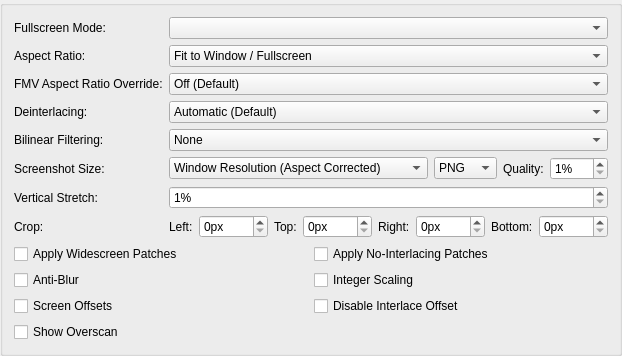
     <widget class="QGroupBox" name="gameDisplayTab">
      <attribute name="title">
       <string>Display</string>
      </attribute>
      <layout class="QFormLayout" name="formLayout_7">
       <item row="0" column="0">
        <widget class="QLabel" name="fsModeLabel">
         <property name="text">
          <string>Fullscreen Mode:</string>
         </property>
        </widget>
       </item>
       <item row="0" column="1">
        <widget class="QComboBox" name="fullscreenModes"/>
       </item>
       <item row="1" column="0">
        <widget class="QLabel" name="aspectRatioLabel">
         <property name="text">
          <string>Aspect Ratio:</string>
         </property>
        </widget>
       </item>
       <item row="1" column="1">
        <widget class="QComboBox" name="aspectRatio">
         <item>
          <property name="text">
           <string>Fit to Window / Fullscreen</string>
          </property>
         </item>
         <item>
          <property name="text">
           <string>Auto Standard (4:3 Interlaced / 3:2 Progressive)</string>
          </property>
         </item>
         <item>
          <property name="text">
           <string>Standard (4:3)</string>
          </property>
         </item>
         <item>
          <property name="text">
           <string>Widescreen (16:9)</string>
          </property>
         </item>
         <item>
          <property name="text">
           <string>Original Pixels (10:7)</string>
          </property>
         </item>
        </widget>
       </item>
       <item row="2" column="0">
        <widget class="QLabel" name="fmvAspectRatioLabel">
         <property name="text">
          <string>FMV Aspect Ratio Override:</string>
         </property>
        </widget>
       </item>
       <item row="2" column="1">
        <widget class="QComboBox" name="fmvAspectRatio">
         <item>
          <property name="text">
           <string>Off (Default)</string>
          </property>
         </item>
         <item>
          <property name="text">
           <string>Auto Standard (4:3 Interlaced / 3:2 Progressive)</string>
          </property>
         </item>
         <item>
          <property name="text">
           <string>Standard (4:3)</string>
          </property>
         </item>
         <item>
          <property name="text">
           <string>Widescreen (16:9)</string>
          </property>
         </item>
         <item>
          <property name="text">
           <string>Original Pixels (10:7)</string>
          </property>
         </item>
        </widget>
       </item>
       <item row="3" column="0">
        <widget class="QLabel" name="interlacingLabel">
         <property name="text">
          <string>Deinterlacing:</string>
         </property>
        </widget>
       </item>
       <item row="3" column="1">
        <widget class="QComboBox" name="interlacing">
         <item>
          <property name="text">
           <string>Automatic (Default)</string>
          </property>
         </item>
         <item>
          <property name="text">
           <string>No Deinterlacing</string>
          </property>
         </item>
         <item>
          <property name="text">
           <string extracomment="Weave: deinterlacing method that can be translated or left as-is in English. Sawtooth: refers to the jagged effect weave deinterlacing has on motion.">Weave (Top Field First, Sawtooth)</string>
          </property>
         </item>
         <item>
          <property name="text">
           <string extracomment="Weave: deinterlacing method that can be translated or left as-is in English. Sawtooth: refers to the jagged effect weave deinterlacing has on motion.">Weave (Bottom Field First, Sawtooth)</string>
          </property>
         </item>
         <item>
          <property name="text">
           <string extracomment="Bob: deinterlacing method that refers to the way it makes video look like it's bobbing up and down.">Bob (Top Field First, Full Frames)</string>
          </property>
         </item>
         <item>
          <property name="text">
           <string extracomment="Bob: deinterlacing method that refers to the way it makes video look like it's bobbing up and down.">Bob (Bottom Field First, Full Frames)</string>
          </property>
         </item>
         <item>
          <property name="text">
           <string extracomment="Blend: deinterlacing method that blends the colors of the two frames, can be translated or left as-is in English.">Blend (Top Field First, Merge 2 Fields)</string>
          </property>
         </item>
         <item>
          <property name="text">
           <string extracomment="Blend: deinterlacing method that blends the colors of the two frames, can be translated or left as-is in English.">Blend (Bottom Field First, Merge 2 Fields)</string>
          </property>
         </item>
         <item>
          <property name="text">
           <string extracomment="Adaptive: deinterlacing method that should be translated.">Adaptive (Top Field First, Similar to Bob + Weave)</string>
          </property>
         </item>
         <item>
          <property name="text">
           <string extracomment="Adaptive: deinterlacing method that should be translated.">Adaptive (Bottom Field First, Similar to Bob + Weave)</string>
          </property>
         </item>
        </widget>
       </item>
       <item row="4" column="0">
        <widget class="QLabel" name="billinearLabel">
         <property name="text">
          <string>Bilinear Filtering:</string>
         </property>
        </widget>
       </item>
       <item row="4" column="1">
        <widget class="QComboBox" name="bilinearFiltering">
         <item>
          <property name="text">
           <string>None</string>
          </property>
         </item>
         <item>
          <property name="text">
           <string extracomment="Smooth: Refers to the texture clarity.">Bilinear (Smooth)</string>
          </property>
         </item>
         <item>
          <property name="text">
           <string extracomment="Sharp: Refers to the texture clarity.">Bilinear (Sharp)</string>
          </property>
         </item>
        </widget>
       </item>
       <item row="5" column="0">
        <widget class="QLabel" name="screenshotSizeLabel">
         <property name="text">
          <string>Screenshot Size:</string>
         </property>
        </widget>
       </item>
       <item row="5" column="1">
        <layout class="QHBoxLayout" name="screenshotLayout" stretch="1,0,0,0">
         <item>
          <widget class="QComboBox" name="screenshotSize">
           <item>
            <property name="text">
             <string>Window Resolution (Aspect Corrected)</string>
            </property>
           </item>
           <item>
            <property name="text">
             <string>Internal Resolution (Aspect Corrected)</string>
            </property>
           </item>
           <item>
            <property name="text">
             <string>Internal Resolution (No Aspect Correction)</string>
            </property>
           </item>
          </widget>
         </item>
         <item>
          <widget class="QComboBox" name="screenshotFormat">
           <item>
            <property name="text">
             <string>PNG</string>
            </property>
           </item>
           <item>
            <property name="text">
             <string>JPEG</string>
            </property>
           </item>
           <item>
            <property name="text">
             <string>WebP</string>
            </property>
           </item>
          </widget>
         </item>
         <item>
          <widget class="QLabel" name="screenshotQualityLabel">
           <property name="text">
            <string>Quality:</string>
           </property>
          </widget>
         </item>
         <item>
          <widget class="QSpinBox" name="screenshotQuality">
           <property name="suffix">
            <string>%</string>
           </property>
           <property name="minimum">
            <number>1</number>
           </property>
           <property name="maximum">
            <number>100</number>
           </property>
          </widget>
         </item>
        </layout>
       </item>
       <item row="6" column="0">
        <widget class="QLabel" name="verticalStretchLabel">
         <property name="text">
          <string>Vertical Stretch:</string>
         </property>
        </widget>
       </item>
       <item row="6" column="1">
        <widget class="QSpinBox" name="stretchY">
         <property name="suffix">
          <string extracomment="Percentage sign that shows next to a value. You might want to add a space before if your language requires it.">%</string>
         </property>
         <property name="minimum">
          <number>1</number>
         </property>
         <property name="maximum">
          <number>300</number>
         </property>
        </widget>
       </item>
       <item row="7" column="0">
        <widget class="QLabel" name="cropLabel">
         <property name="text">
          <string>Crop:</string>
         </property>
        </widget>
       </item>
       <item row="7" column="1">
        <layout class="QHBoxLayout" name="cropLayout" stretch="0,1,0,1,0,1,0,1">
         <item>
          <widget class="QLabel" name="cropLeftLabel">
           <property name="text">
            <string extracomment="Warning: short space constraints. Abbreviate if necessary.">Left:</string>
           </property>
          </widget>
         </item>
         <item>
          <widget class="QSpinBox" name="cropLeft">
           <property name="suffix">
            <string>px</string>
           </property>
           <property name="maximum">
            <number>1000</number>
           </property>
          </widget>
         </item>
         <item>
          <widget class="QLabel" name="cropTopLabel">
           <property name="text">
            <string extracomment="Warning: short space constraints. Abbreviate if necessary.">Top:</string>
           </property>
          </widget>
         </item>
         <item>
          <widget class="QSpinBox" name="cropTop">
           <property name="suffix">
            <string>px</string>
           </property>
           <property name="maximum">
            <number>1000</number>
           </property>
          </widget>
         </item>
         <item>
          <widget class="QLabel" name="cropRightLabel">
           <property name="text">
            <string extracomment="Warning: short space constraints. Abbreviate if necessary.">Right:</string>
           </property>
          </widget>
         </item>
         <item>
          <widget class="QSpinBox" name="cropRight">
           <property name="suffix">
            <string>px</string>
           </property>
           <property name="maximum">
            <number>1000</number>
           </property>
          </widget>
         </item>
         <item>
          <widget class="QLabel" name="cropBottomLabel">
           <property name="text">
            <string extracomment="Warning: short space constraints. Abbreviate if necessary.">Bottom:</string>
           </property>
          </widget>
         </item>
         <item>
          <widget class="QSpinBox" name="cropBottom">
           <property name="suffix">
            <string>px</string>
           </property>
           <property name="maximum">
            <number>1000</number>
           </property>
          </widget>
         </item>
        </layout>
       </item>
       <item row="8" column="0" colspan="2">
        <layout class="QGridLayout" name="displayGridLayout">
         <item row="1" column="1">
          <widget class="QCheckBox" name="integerScaling">
           <property name="text">
            <string>Integer Scaling</string>
           </property>
          </widget>
         </item>
         <item row="0" column="0">
          <widget class="QCheckBox" name="widescreenPatches">
           <property name="text">
            <string>Apply Widescreen Patches</string>
           </property>
          </widget>
         </item>
         <item row="0" column="1">
          <widget class="QCheckBox" name="noInterlacingPatches">
           <property name="text">
            <string>Apply No-Interlacing Patches</string>
           </property>
          </widget>
         </item>
         <item row="1" column="0">
          <widget class="QCheckBox" name="PCRTCAntiBlur">
           <property name="text">
            <string>Anti-Blur</string>
           </property>
           <property name="shortcut">
            <string>Ctrl+S</string>
           </property>
          </widget>
         </item>
         <item row="2" column="1">
          <widget class="QCheckBox" name="DisableInterlaceOffset">
           <property name="text">
            <string>Disable Interlace Offset</string>
           </property>
          </widget>
         </item>
         <item row="2" column="0">
          <widget class="QCheckBox" name="PCRTCOffsets">
           <property name="text">
            <string>Screen Offsets</string>
           </property>
          </widget>
         </item>
         <item row="3" column="0">
          <widget class="QCheckBox" name="PCRTCOverscan">
           <property name="text">
            <string>Show Overscan</string>
           </property>
          </widget>
         </item>
        </layout>
       </item>
      </layout>
     </widget>
